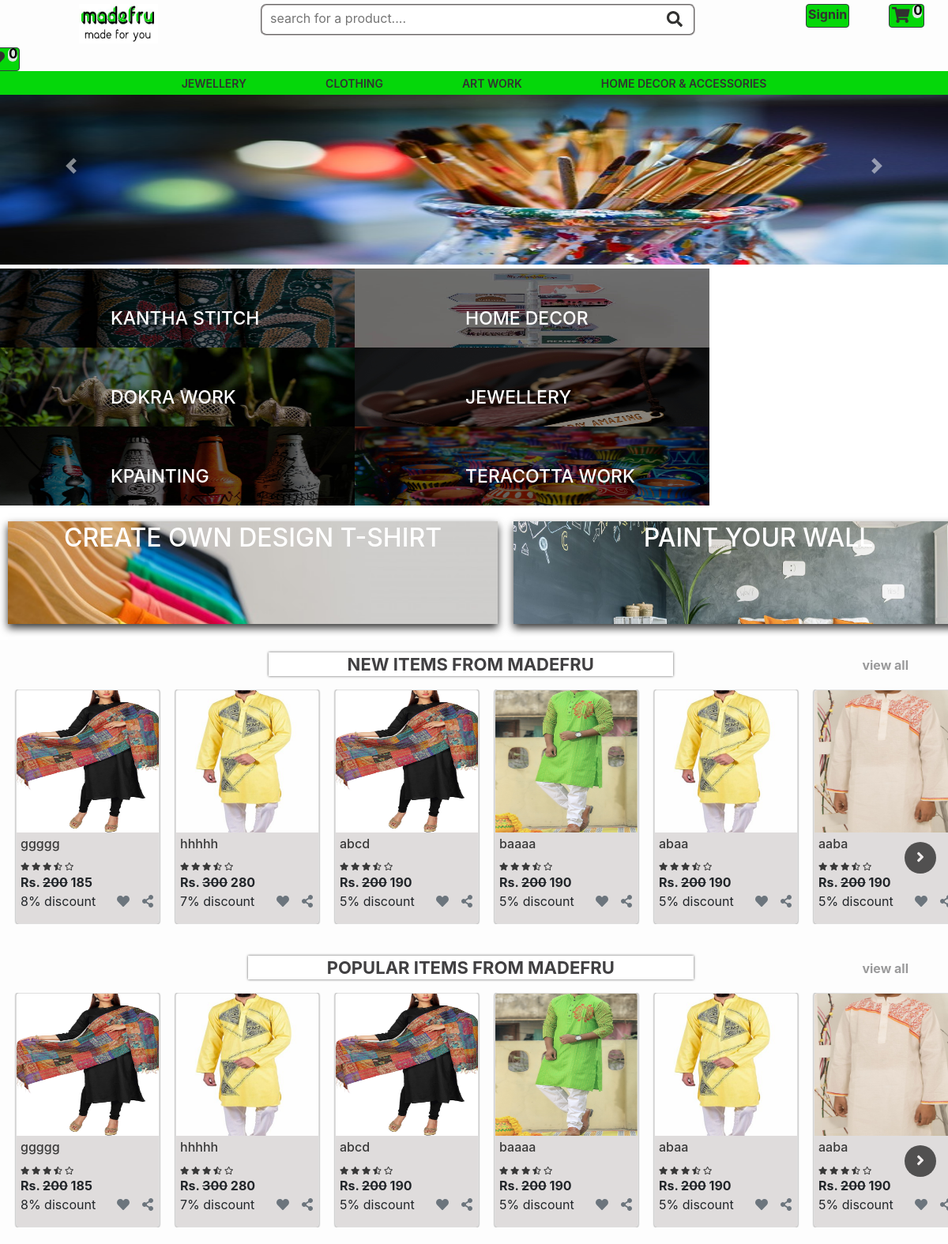
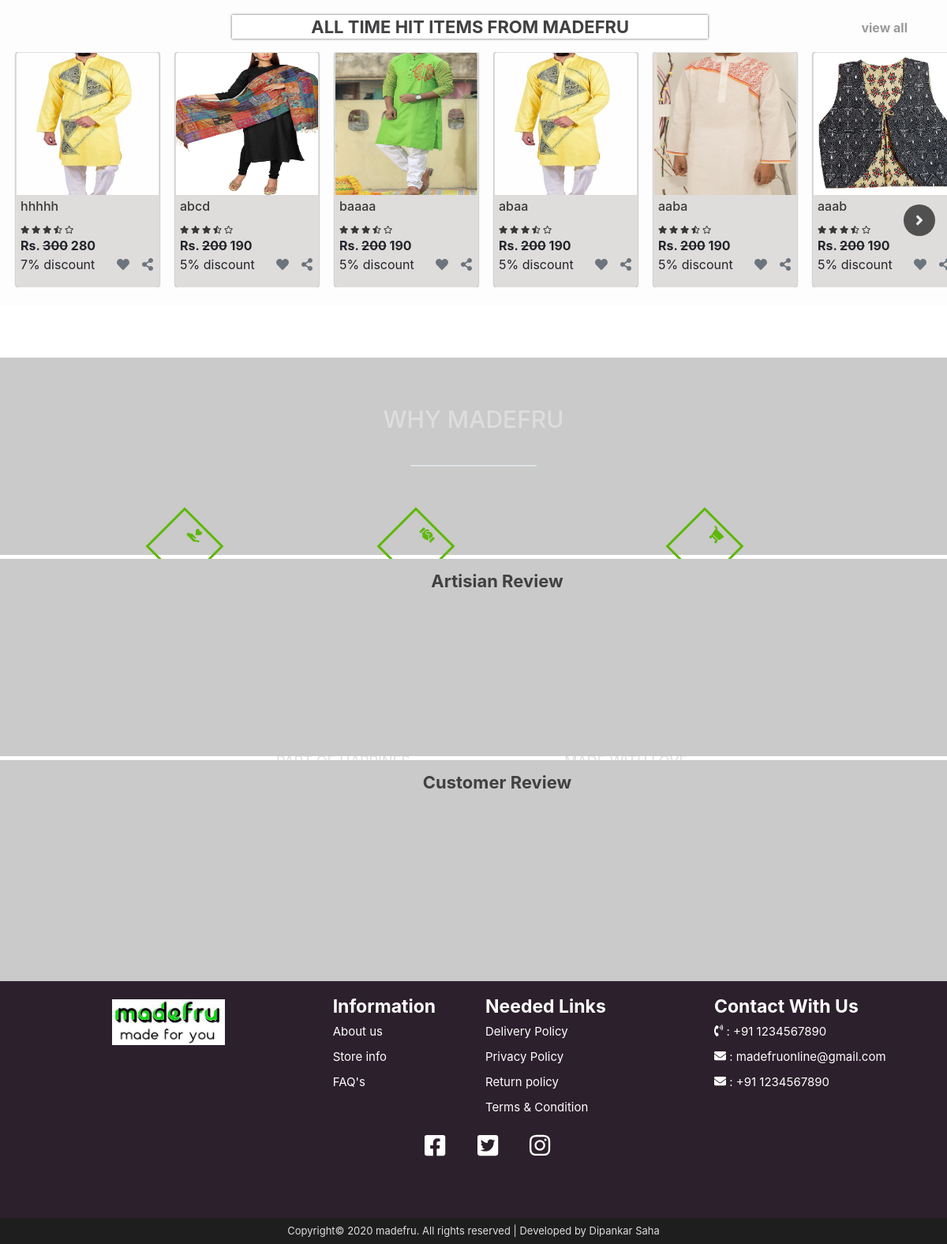
The page / on the database its author committed (2 pictures, top to bottom).
### tables this page shows
CREATE TABLE `category` (
  `id` int(10) NOT NULL,
  `category` varchar(200) NOT NULL
);

CREATE TABLE `banner` (
  `id` int(2) NOT NULL,
  `banner_img` varchar(100) NOT NULL
);

CREATE TABLE `product` (
  `id` int(11) NOT NULL,
  `product_id` varchar(200) NOT NULL,
  `product_name` varchar(500) NOT NULL,
  `brand` varchar(200) DEFAULT NULL,
  `category` varchar(200) DEFAULT NULL,
  `subcategory` varchar(200) DEFAULT NULL,
  `subsubcategory` varchar(200) DEFAULT NULL,
  `price` double NOT NULL,
  `quantity` varchar(100) NOT NULL,
  `description` text NOT NULL,
  `discount` double NOT NULL,
  `net_price` double DEFAULT NULL,
  `size` varchar(100) DEFAULT NULL,
  `color` varchar(100) DEFAULT NULL,
  `currency` varchar(100) DEFAULT NULL,
  `new_item` int(10) DEFAULT NULL,
  `popular_item` int(10) DEFAULT NULL,
  `hit_item` int(10) DEFAULT NULL,
  `sunday_offer` int(10) DEFAULT NULL
);

CREATE TABLE `product_img` (
  `id` int(10) NOT NULL,
  `product_id` varchar(200) NOT NULL,
  `img` varchar(200) NOT NULL
);

### dbcontroller.php (called while the page is built, shortened)
<?php
    class DBController {
        protected $connection=NULL;
        protected $host='localhost';
        protected $user='root';
        protected $password='';
        protected $database='madefru';
        function connectDB() {
            $this->connection = new mysqli($this->host, $this->user, $this->password, $this->database);
        }
        function selectDB(){
            if(!empty($this->connection)){
                $this->connection->select_db($this->database);
            }
            else{
                echo"Database connection not available".$this->connection->error();
            }
        }
        function runQuery($query){
            if(!empty($this->connection)){
                $result=$this->connection->query($query);
                return $result;
            }
            else{
                echo"Database connection not available".$this->connection->error();
            }
        }
    }
?>

### index.php (the view, shortened to what this page needs)
<?php include('header.php');?>
    <div class="banner">
        <div id="carouselExampleFade" class="carousel slide" data-ride="carousel"data-interval="3000">
            <div class="carousel-inner">
            <?php
            $baner="select* from banner";
            $runban=$db_handle->runQuery($baner);
            while($lopban=mysqli_fetch_array($runban)){
            ?>
                <div class="carousel-item">
                    <img src="images/<?php echo $lopban['banner_img']; ?>" class="d-block w-100" alt="...">
                </div>
            <?php } ?>
            </div>
            <a class="carousel-control-prev" href="#carouselExampleFade" role="button" data-slide="prev">
                <span class="carousel-control-prev-icon" aria-hidden="true"></span>
            </a>
            <a class="carousel-control-next" href="#carouselExampleFade" role="button" data-slide="next">
                <span class="carousel-control-next-icon" aria-hidden="true"></span>
            </a>
        </div>
    </div>
    <?php
    include('categories.php');
    include('nxtcategories.php');
    ?>
    <div class="shop">
        <div class="heading">
            <span>NEW ITEMS FROM MADEFRU</span>
            <a href="">view all</a>
        </div>
        <div id="new-item" class="owl-carousel">
        <?php
            $query="select * from product where new_item=1 order by product_id desc";
            $result=$db_handle->runQuery($query);
            while($row=$result->fetch_assoc()){
        ?>
        <div class="item">
            <div class="card">
                <a href="single_product.php?product_id=<?php echo $row['product_id']; ?>">
                <?php
                    $query1="select img from product_img where product_id='$row[product_id]'";
                    $result1=$db_handle->runQuery($query1);
                    $row1=$result1->fetch_assoc();
                ?>
                    <img class="card-img-top" src="images/<?php echo $row1['img'];?>" alt="Card image cap">
                </a>
                <div class="card-body">
                    <a href="single_product.php?product_id=<?php echo $row['product_id']; ?>">
                        <h6 class="card-title"><?php echo "$row[product_name]";?></h6>
                        <div class="ratings">
                            <i class="fas fa-star"></i>
                            <i class="fas fa-star"></i>
                            <i class="fas fa-star"></i>
                            <i class="fas fa-star-half-alt"></i>
                            <i class="far fa-star"></i>
                        </div>
                    </a>
                    <p><b>Rs. <del><?php echo "$row[price]";?></del> <?php echo "$row[net_price]";?></b><br>
                    <?php echo round($row['discount']);?>% discount
                    <i class="fas fa-share-alt text-muted float-right my-1" data-toggle="tooltip" data-placement="top" title="Share this post"></i>
                    <i class="fas fa-heart text-muted float-right my-1 mr-3" data-toggle="tooltip" data-placement="top" title="I like it"></i>
                    </p>
                </div>
            </div>
        </div>
        <?php } ?>
        </div>
        <div class="heading">
            <span>POPULAR ITEMS FROM MADEFRU</span>
            <a href="">view all</a>
        </div>
        <div id="popular-item" class="owl-carousel">
        <?php
            $query="select * from product where popular_item=1 order by product_id desc";
            $result=$db_handle->runQuery($query);
            while($row=$result->fetch_assoc()){
        ?>
        <div class="item">
            <div class="card">
                <a href="single_product.php?product_id=<?php echo $row['product_id']; ?>" style="position: relative;">
                <?php
                    $query1="select img from product_img where product_id='$row[product_id]'";
                    $result1=$db_handle->runQuery($query1);
                    $row1=$result1->fetch_assoc();
                ?>
                    <img class="card-img-top" src="images/<?php echo $row1['img'];?>" alt="Card image cap">
                </a>
                <div class="card-body">
                    <a href="single_product.php?product_id=<?php echo $row['product_id']; ?>" style="position: relative;">
                        <h6 class="card-title"><?php echo "$row[product_name]";?></h6>
                        <div class="ratings">
                            <i class="fas fa-star"></i>
                            <i class="fas fa-star"></i>
                            <i class="fas fa-star"></i>
                            <i class="fas fa-star-half-alt"></i>
                            <i class="far fa-star"></i>
                        </div>
                    </a>
                    <p><b>Rs. <del><?php echo "$row[price]";?></del> <?php echo "$row[net_price]";?></b><br>
                    <?php echo round($row['discount']);?>% discount
                    <i class="fas fa-share-alt text-muted float-right my-1" data-toggle="tooltip" data-placement="top" title="Share this post"></i>
                    <i class="fas fa-heart text-muted float-right my-1 mr-3" data-toggle="tooltip" data-placement="top" title="I like it"></i>
                    </p>
                </div>
            </div>
        </div>
        <?php } ?>
        </div>
        <div class="heading">
            <span>ALL TIME HIT ITEMS FROM MADEFRU</span>
            <a href="">view all</a>
        </div>
        <div id="hit-item" class="owl-carousel">
        <?php
            $query="select * from product where hit_item=1 order by product_id desc";
            $result=$db_handle->runQuery($query);
            while($row=$result->fetch_assoc()){
        ?>
        <div class="item">
            <div class="card">
                <a href="single_product.php?product_id=<?php echo $row['product_id']; ?>">
                <?php
                    $query1="select img from product_img where product_id='$row[product_id]'";
                    $result1=$db_handle->runQuery($query1);
                    $row1=$result1->fetch_assoc();
                ?>
                    <img class="card-img-top" src="images/<?php echo $row1['img'];?>" alt="Card image cap">
                </a>
                <div class="card-body">
                    <a href="single_product.php?product_id=<?php echo $row['product_id']; ?>">
                        <h6 class="card-title"><?php echo "$row[product_name]";?></h6>
                        <div class="ratings">
                            <i class="fas fa-star"></i>
                            <i class="fas fa-star"></i>
                            <i class="fas fa-star"></i>
                            <i class="fas fa-star-half-alt"></i>
                            <i class="far fa-star"></i>
                        </div>
                    </a>
                    <p><b>Rs. <del><?php echo "$row[price]";?></del> <?php echo "$row[net_price]";?></b><br>
                    <?php echo round($row['discount']);?>% discount
                    <i class="fas fa-share-alt text-muted float-right my-1" data-toggle="tooltip" data-placement="top" title="Share this post"></i>
                    <i class="fas fa-heart text-muted float-right my-1 mr-3" data-toggle="tooltip" data-placement="top" title="I like it"></i>
                    </p>
                </div>
            </div>
        </div>
        <?php } ?>
        </div>
    </div>
    <div class="testimonial1">
            <div class="whymadefru-container">
    <div class="services-section">
      <div class="inner-width">
        <h1 class="section-title">Why Madefru</h1>
        <div class="border"></div>
        <div class="services-container">
          <div class="service-box">
            <div class="service-icon">
              <i class="fas fa-hand-holding-heart"></i>
            </div>
            <div class="service-title">Everything Spacial</div>
            <div class="service-desc">
            </div>
          </div>
          <div class="service-box">
            <div class="service-icon">
              <i class="fas fa-handshake"></i>
            </div>
            <div class="service-title">Ecosystem</div>
            <div class="service-desc">
            </div>
          </div>
          <div class="service-box">
            <div class="service-icon">
              <i class="fas fa-shopping-cart"></i>
            </div>
            <div class="service-title">Safe Shopping</div>
            <div class="service-desc">
            </div>
          </div>
          <div class="service-box">
            <div class="service-icon">
            </div>
            <div class="service-title">Part of Happines</div>
            <div class="service-desc">
            </div>
          </div>
          <div class="service-box">
            <div class="service-icon">
            </div>
            <div class="service-title">Made with Love</div>
            <div class="service-desc">
            </div>
          </div>
        </div>
      </div>
    </div>
    </div>
    </div>
    <div class="testimonial2">
        <div class="heading">Artisian Review</div>
    </div>
    <div class="testimonial3">
        <div class="heading">Customer Review</div>
    </div>
<div class="index-footer">
<?php include('footer.php'); ?>

### header.php (shortened to what this page needs)
<?php
include('dbcontroller.php');
$db_handle=new DBController();
if(isset($_SESSION['user_id']) && !empty($_SESSION['user_id'])){
    $user_id= $_SESSION['user_id'];
	$user_fname= $_SESSION['user_fname'];
	$user_phone=$_SESSION['phone'];
	$user_email=$_SESSION['email'];
}
else {
    $user_id='USER';$user_fname='Signin';
}
?>
<!DOCTYPE html>
<html lang="en">
<head>
    <link href="css/style.css" rel="stylesheet" type="text/css" media="all">
    <link href="css/bootstrap.min.css" rel="stylesheet" type="text/css" media="all">
    <link rel="stylesheet" href="https://stackpath.bootstrapcdn.com/bootstrap/4.4.1/css/bootstrap.min.css"
>
    <link rel="stylesheet" href="OwlCarousel2-2.3.4/dist/assets/owl.carousel.css" type="text/css">
    <link rel="stylesheet" href="OwlCarousel2-2.3.4/dist/assets/owl.theme.default.css" type="text/css">
    <link rel="stylesheet" href="css/slide-and-swipe-menu.css" type="text/css">
</head>
<body>
<div id="container">
    <header>
        <div class="row">
            <div class="col">
                <div class="logo">
                    <a href="index.php"><img src="images/new madefru logo.jpg" alt=""></a>
                </div>
            </div>
            <div class="col">
                <div class="row">
                    <div class="col-md-9">
                        <div class="search">
                            <input id="search" type="search" name="search-input" placeholder="search for a product...."
                            required autocomplete="off">
                        </div>
                    </div>
                    <div class="col-md-3">
                        <div class="search">
                            <button type="submit" class="btn btn-dark" name="search-button">
                                <div class="search-icon">
                                    <i class="fas fa-search" aria-hidden="true"></i>
                                </div>
                            </button>
                        </div>
                    </div>
                </div>
            </div>
            <div class="col">
                <div class="login-signup">
                    <a href="<?php if(isset($_SESSION['user_id'])){echo 'user_account.php';}else{echo 'signup.php';}?>"
                    class="btn btn-dark"><?php echo $user_fname;?></a>
                </div>
            </div>
            <div class="col">
            <div class="cart">
                <?php
                if(isset($_SESSION['cart']) && !empty($_SESSION['cart'])){
                    $count=count($_SESSION['cart']);
                    ?>
            <a class="btn btn-dark" href="cart.php" role="button">
                <div class="cart-icon">
                        <i class="fas fa-shopping-cart" aria-hidden="true"></i>
                </div>
                <span><div class="value"><?php echo $count; ?></div></span>
                </a>
                <?php }
                else{
                ?>
                <a class="btn btn-dark" href="empty_cart.php" role="button">
                <div class="cart-icon">
                        <i class="fas fa-shopping-cart" aria-hidden="true"></i>
                </div>
                <span><div class="value">0</div></span>
                </a>
                <?php } ?>
            </div>
            </div>
            <div class="col">
            <div class="wishlist">
                <a class="btn btn-dark" href="" role="button">
                    <div class="wishlist-icon">
                        <i class="fas fa-heart" aria-hidden="true"></i>
                    </div>
                    <span><div class="value">0</div></span>
                </a>
            </div>
            </div>
        </div>
        <div class="desktop-nav">
            <div class="container">
                <ul>
                    <?php
                        $query="select * from category";
                        $result=$db_handle->runQuery($query);
                        while($row=$result->fetch_assoc()){
                        ?>
                    <li class="nav-category">
                        <a href=""><?php echo "$row[category]";?></a>
                    </li>
                    <?php }?>
                </ul>
            </div>
        </div>
    </header>

### rows shown on the page
category: category "JEWELLERY"
category: category "CLOTHING"
category: category "ART WORK"
category: category "HOME DECOR & ACCESSORIES"
banner: banner_img (picture)
product: product_img.img (picture), product_name "ggggg", price "200", net_price "185", discount "8"
product: product_img.img (picture), product_name "hhhhh", price "300", net_price "280", discount "7"
product: product_img.img (picture), product_name "abcd", price "200", net_price "190", discount "5"
product: product_img.img (picture), product_name "baaaa", price "200", net_price "190", discount "5"
product: product_img.img (picture), product_name "abaa", price "200", net_price "190", discount "5"
product: product_img.img (picture), product_name "aaba", price "200", net_price "190", discount "5"
product: product_img.img (picture), product_name "aaab", price "200", net_price "190", discount "5"

### other values the page prints
$user_fname "Signin"
